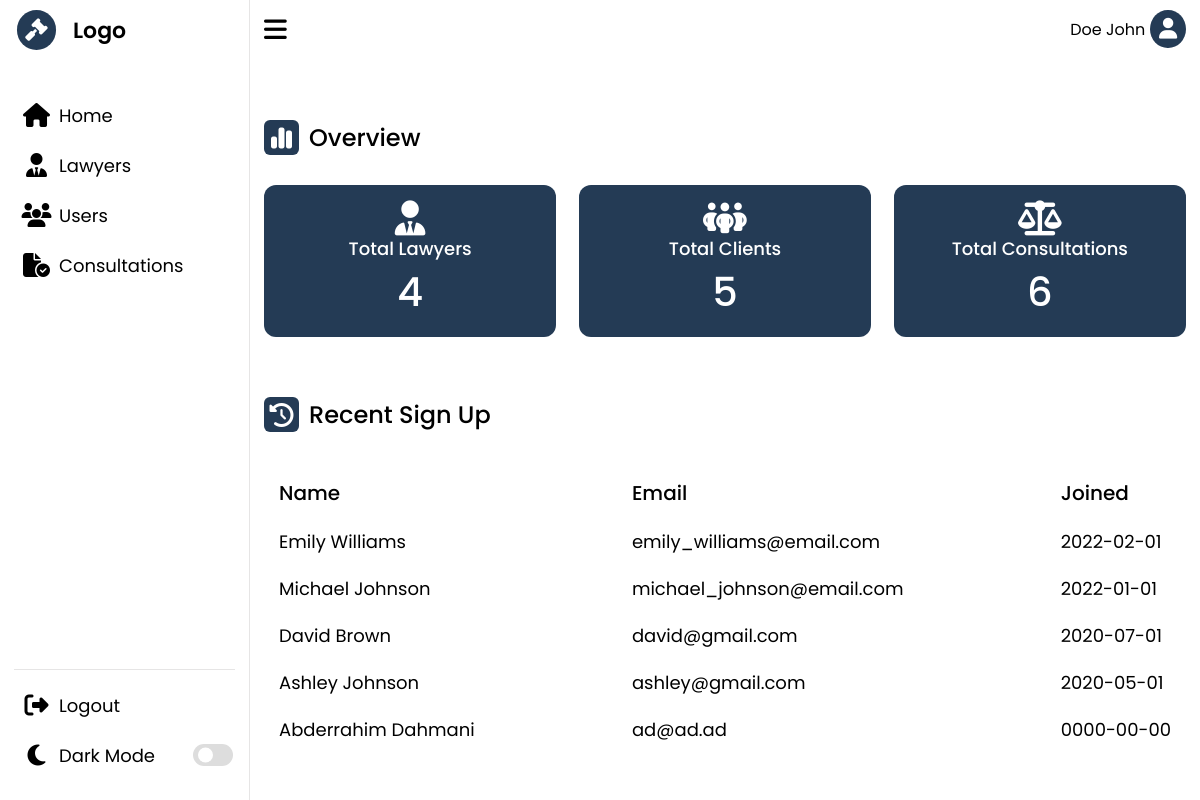
/admin/index.php (signed in), run on an earlier commit of the app's database.
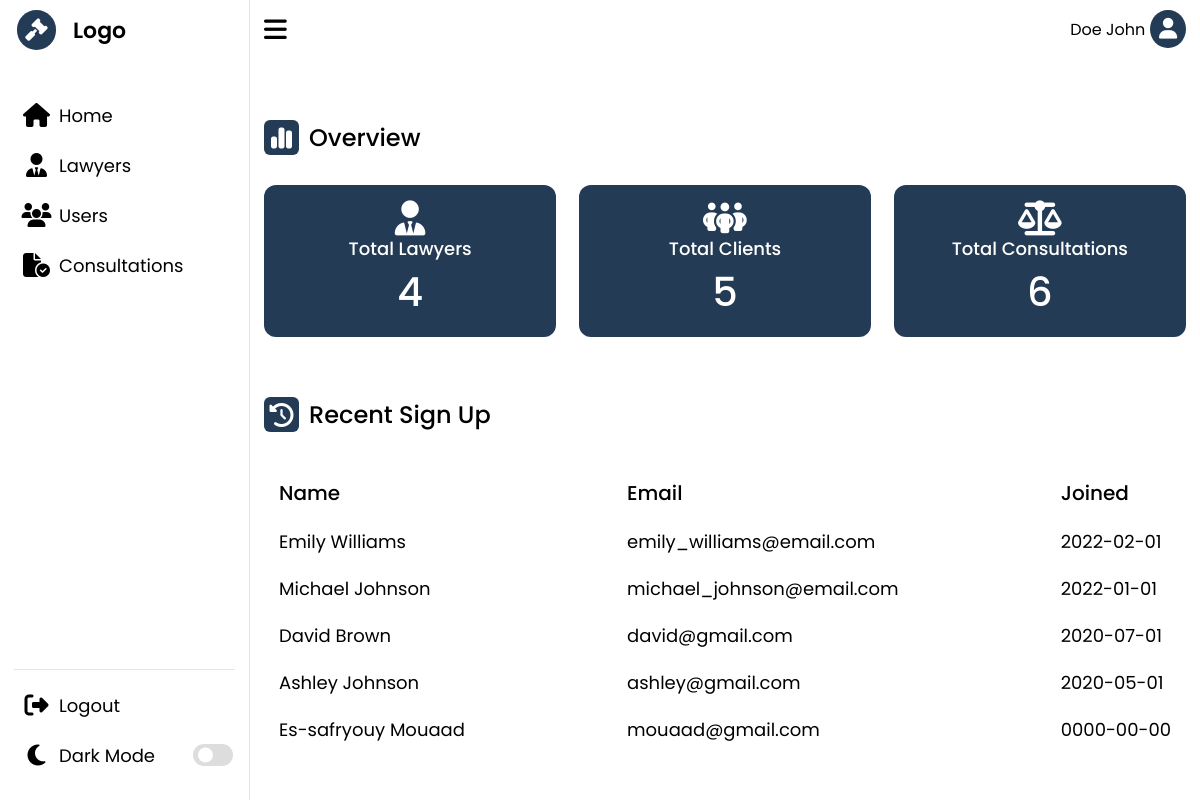
And on a later commit of the database.
### tables this page shows
CREATE TABLE `client` (
  `idP` int(11) NOT NULL,
  `nomP` varchar(50) NOT NULL,
  `prenomP` varchar(50) NOT NULL,
  `gender` varchar(50) NOT NULL,
  `adresse` varchar(200) NOT NULL,
  `CNI` varchar(50) NOT NULL,
  `email` varchar(50) NOT NULL,
  `password` varchar(50) NOT NULL,
  `signupDate` date NOT NULL,
  `tel` varchar(15) NOT NULL,
  `photo` varchar(100) NOT NULL
);

### admin/index.php (the view, shortened to what this page needs)
<!DOCTYPE html>
<html lang="en">
<head>
    <link rel="stylesheet" href="style.css" />
</head>
<?php
if (isset($_SESSION['loggedAdmin']) && $_SESSION['loggedAdmin'] == true) {
?>
<body>
    <?php
        include($_SERVER['DOCUMENT_ROOT'] . "/lawyerProject/admin/assets/headerA.php");
        ?>
    <section class="dashboard">
        <div class="top">
            <i class="fa-solid fa-bars sidebar-toggle"></i>
            <div class="avatar">
                <p><?php echo $_SESSION['adminName']; ?></p>
                <i class="fa-solid fa-user"></i>
            </div>
        </div>
        <div class="dash-content">
            <div class="overview">
                <div class="title">
                    <i class="fa-solid fa-chart-simple"></i>
                    <span class="text">Overview</span>
                </div>
                <div class="boxes">
                    <?php
                        $lawyerquery = "SELECT COUNT('idA') as nbA  FROM `avocat`";
                        $res = $conn->query($lawyerquery);
                        $lawyerNb = $res->fetch_assoc();
                        ?>
                    <div class="box box1">
                        <i class="fa-solid fa-user-tie"></i>
                        <span class="text">Total Lawyers</span>
                        <span class="number" data-counttarget="<?php echo $lawyerNb['nbA']; ?>"></span>
                    </div>
                    <?php
                        $clientquery = "SELECT COUNT('idP') as nbC FROM client";
                        $res = $conn->query($clientquery);
                        $clientNb = $res->fetch_assoc();
                        ?>
                    <div class="box box2">
                        <i class="fa-solid fa-people-group"></i>
                        <span class="text">Total Clients</span>
                        <span class="number" data-counttarget="<?php echo $clientNb['nbC']; ?>"></span>
                    </div>
                    <?php
                        $consultquery = "SELECT COUNT('idCon') as nbCon FROM `consultationclient`";
                        $res = $conn->query($consultquery);
                        $consultNb = $res->fetch_assoc();
                        ?>
                    <div class="box box3">
                        <i class="fa-solid fa-scale-balanced"></i>
                        <span class="text">Total Consultations</span>
                        <span class="number" data-counttarget="<?php echo $consultNb['nbCon']; ?>"></span>
                    </div>
                </div>
            </div>
            <div class="activity">
                <div class="title">
                    <i class="fa-solid fa-clock-rotate-left"></i>
                    <span class="text">Recent Sign Up</span>
                </div>
                <div class="activity-data">
                    <div class="data">
                        <span class="data-title">Name</span>
                        <?php
                            $query = "SELECT * FROM `client` ORDER BY signupDate DESC LIMIT 10";
                            $res = $conn->query($query);
                            while ($row = $res->fetch_assoc()) {
                            ?>
                        <span class="data-list"><?php echo $row['prenomP'] . " " . $row['nomP']; ?></span>
                        <?php
                            }
                            ?>
                    </div>
                    <div class="data">
                        <span class="data-title">Email</span>
                        <?php
                            $query = "SELECT * FROM `client` ORDER BY signupDate DESC LIMIT 10";
                            $res = $conn->query($query);
                            while ($row = $res->fetch_assoc()) {
                            ?>
                        <span class="data-list"><?php echo $row['email']; ?></span>
                        <?php
                            }
                            ?>
                    </div>
                    <div class="data">
                        <span class="data-title">Joined</span>
                        <?php
                            $query = "SELECT * FROM `client` ORDER BY signupDate DESC LIMIT 10";
                            $res = $conn->query($query);
                            while ($row = $res->fetch_assoc()) {
                            ?>
                        <span class="data-list"><?php echo $row['signupDate']; ?></span>
                        <?php
                            }
                            ?>
                    </div>
                </div>
            </div>
        </div>
    </section>
</body>
<?php
} else {
    header("location:login.php");
}
?>
</html>

What changed in the data, as far as the page shows it:
changed client: prenomP "Abderrahim" → "Es-safryouy"; nomP "Dahmani" → "Mouaad"; email "ad@ad.ad" → "mouaad@gmail.com"
